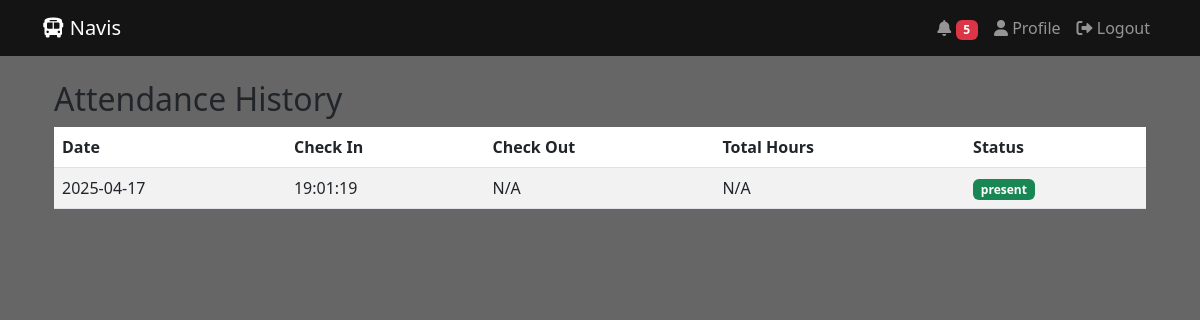
/attendance-history (signed in), run on the app's committed database.
### app.py (models this page shows)
class Attendance(db.Model):
    id = db.Column(db.Integer, primary_key=True)
    driver_username = db.Column(db.String(150), db.ForeignKey('user.username'))
    date = db.Column(db.Date, nullable=False)
    check_in_time = db.Column(db.DateTime)
    check_out_time = db.Column(db.DateTime)
    check_in_photo = db.Column(db.Text)  # Store base64 encoded image
    check_out_photo = db.Column(db.Text)  # Store base64 encoded image
    status = db.Column(db.String(20), default='present')  # present, absent, late
    total_hours = db.Column(db.Float)

### app.py (the view)
@app.route('/attendance-history')
@login_required
def attendance_history():
    if current_user.role == 'admin':
        return redirect(url_for('view_attendance'))
    attendance_records = Attendance.query.filter_by(
        driver_username=current_user.username
    ).order_by(Attendance.date.desc()).all()
    return render_template('attendance_history.html', attendance_records=attendance_records)

### app.py (called while the page is built)
@login_manager.user_loader
def load_user(user_id):
    return User.query.get(int(user_id))

@app.context_processor
def inject_user():
    return dict(current_user=current_user)

@app.context_processor
def inject_notifications():
    unread_count = 0
    if current_user.is_authenticated:
        unread_count = Notification.query.filter_by(
            recipient_username=current_user.username,
            is_read=False
        ).count()
    return dict(unread_count=unread_count)

### templates/attendance_history.html
{% extends "base.html" %}
{% block content %}
<div class="container mt-4">
    <h2>Attendance History</h2>
    {% if attendance_records %}
    <div class="table-responsive">
        <table class="table table-striped">
            <thead>
                <tr>
                    <th>Date</th>
                    <th>Check In</th>
                    <th>Check Out</th>
                    <th>Total Hours</th>
                    <th>Status</th>
                </tr>
            </thead>
            <tbody>
                {% for record in attendance_records %}
                <tr>
                    <td>{{ record.date.strftime('%Y-%m-%d') }}</td>
                    <td>{{ record.check_in_time.strftime('%H:%M:%S') if record.check_in_time else 'N/A' }}</td>
                    <td>{{ record.check_out_time.strftime('%H:%M:%S') if record.check_out_time else 'N/A' }}</td>
                    <td>{{ '%.2f'|format(record.total_hours) if record.total_hours else 'N/A' }}</td>
                    <td>
                        <span class="badge {% if record.status == 'present' %}bg-success{% elif record.status == 'late' %}bg-warning{% else %}bg-danger{% endif %}">
                            {{ record.status }}
                        </span>
                    </td>
                </tr>
                {% endfor %}
            </tbody>
        </table>
    </div>
    {% else %}
    <div class="alert alert-info">
        No attendance records found.
    </div>
    {% endif %}
</div>
{% endblock %}

### data on the page
Attendance: date "2025-04-17", check_in_time "19:01:19", check_out_time "N/A", total_hours "N/A", status "present"

### other printed values
{{ unread_count }} "5"
